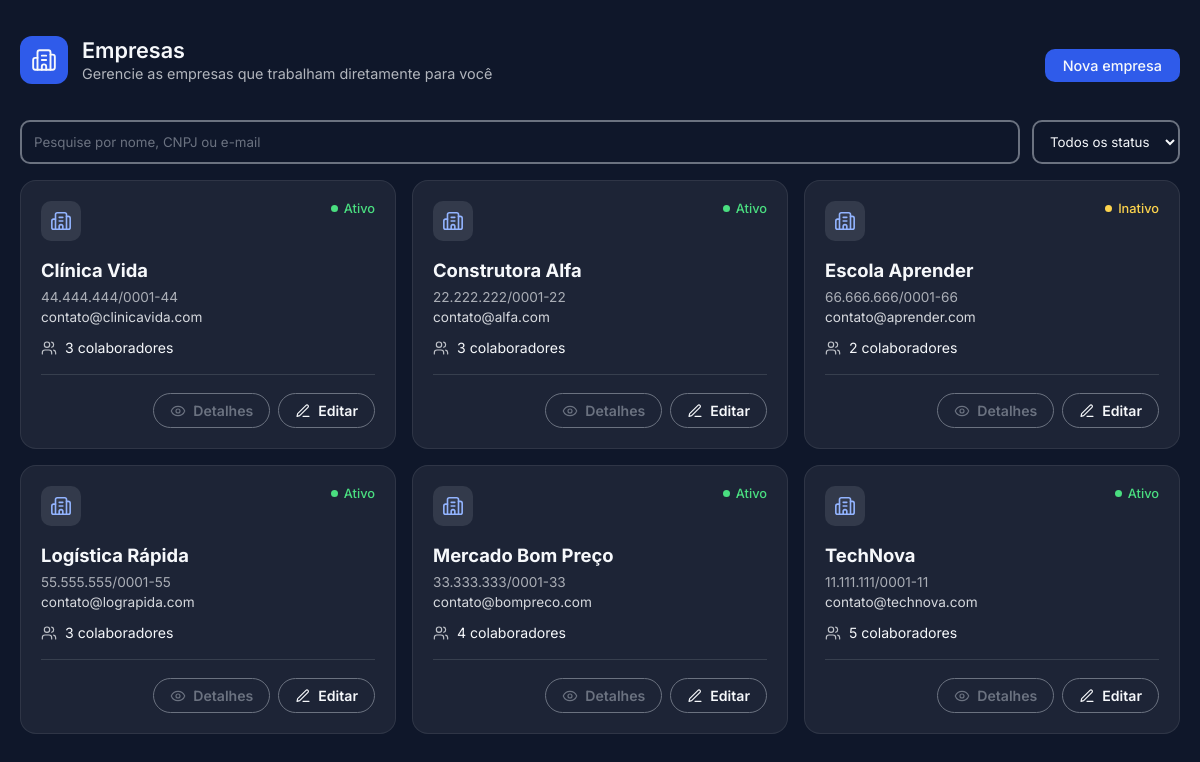
Page /pages/empresas.php (signed in) on the committed database.
### tables this page shows
CREATE TABLE empresas (
    id_empresas INT NOT NULL PRIMARY KEY AUTO_INCREMENT,
    nome_empresas VARCHAR(100) NOT NULL,
    CNPJ CHAR(14) UNIQUE NOT NULL,
    email VARCHAR(150) NOT NULL,
    telefone VARCHAR(13) NOT NULL,
    endereco VARCHAR(100) NOT NULL,
    razao_social VARCHAR(200) NOT NULL,
    id_stats int,
    FOREIGN KEY(id_stats) REFERENCES statuss(id_status)
);

### public/pages/empresas.php (the view, shortened to what this page needs)
<?php
require_once "../../src/config/conexao.php";
function e($valor)
{
    return htmlspecialchars((string)$valor, ENT_QUOTES, 'UTF-8');
}
function formatarCnpj($cnpj)
{
    $d = preg_replace('/\D/', '', (string)$cnpj);
    return strlen($d) === 14
        ? preg_replace('/(\d{2})(\d{3})(\d{3})(\d{4})(\d{2})/', '$1.$2.$3/$4-$5', $d)
        : $cnpj;
}
?>
<!DOCTYPE html>
<html lang="pt-br">
<head>
    <link rel="stylesheet" href="../assets/css/empresas.css?v=<?= filemtime(__DIR__ . '/../assets/css/empresas.css') ?>">
    <link rel="stylesheet" href="../assets/css/all.css">
</head>
<body>
    <div class="container">
        <header>
            <div class="top1">
                <div class="img">
                </div>
                <div class="text">
                    <h3>Empresas</h3>
                    <p>Gerencie as empresas que trabalham diretamente para você</p>
                </div>
            </div>
            <button type="button" id="novo">Nova empresa</button>
        </header>
        <section>
            <input placeholder="Pesquise por nome, CNPJ ou e-mail" type="search" id="ipt" aria-label="Pesquisar empresas">
            <select id="filtroStatus" aria-label="Filtrar por status">
                <option value="">Todos os status</option>
            </select>
        </section>
        <main>
            <div class="lista-empresas" id="lista">
                <?php
                $listaEmpresas = $pdo->prepare("SELECT id_empresas, nome_empresas, CNPJ, email, telefone, endereco, razao_social, id_stats, status_agora,
                    (SELECT COUNT(*) FROM colaboradores WHERE colaboradores.id_empresa = empresas.id_empresas) AS qtd_colaboradores
                    FROM empresas
                    INNER JOIN statuss ON id_status = id_stats
                    ORDER BY nome_empresas");
                $listaEmpresas->execute();
                $empresas = $listaEmpresas->fetchAll(PDO::FETCH_ASSOC);
                foreach ($empresas as $i):
                    $qtd   = (int)$i['qtd_colaboradores'];
                    $ativa = $i['status_agora'] === 'Ativo';
                ?>
                    <article class="card-empresa"
                        data-id="<?= (int)$i['id_empresas'] ?>"
                        data-nome="<?= e($i['nome_empresas']) ?>"
                        data-cnpj="<?= e($i['CNPJ']) ?>"
                        data-cnpj-fmt="<?= e(formatarCnpj($i['CNPJ'])) ?>"
                        data-email="<?= e($i['email']) ?>"
                        data-tel="<?= e($i['telefone']) ?>"
                        data-local="<?= e($i['endereco']) ?>"
                        data-rs="<?= e($i['razao_social']) ?>"
                        data-status="<?= (int)$i['id_stats'] ?>"
                        data-status-nome="<?= e($i['status_agora']) ?>"
                        data-qtd="<?= $qtd ?>"
                        data-busca="<?= e(mb_strtolower($i['nome_empresas'] . ' ' . $i['CNPJ'] . ' ' . $i['email'] . ' ' . $i['razao_social'])) ?>">
                        <div class="topo-card">
                            <div class="icone-card" aria-hidden="true">
                            </div>
                            <span class="situacao <?= $ativa ? 'ativa' : 'inativa' ?>"><?= e($i['status_agora']) ?></span>
                        </div>
                        <h4><?= e($i['nome_empresas']) ?></h4>
                        <p class="cnpj"><?= e(formatarCnpj($i['CNPJ'])) ?></p>
                        <p class="email"><?= e($i['email']) ?></p>
                        <p class="qtd-colab">
                            <svg viewBox="0 0 24 24" fill="none" stroke="currentColor" stroke-width="1.75" stroke-linecap="round" stroke-linejoin="round" aria-hidden="true">
                                <path d="M16 21v-2a4 4 0 0 0-4-4H6a4 4 0 0 0-4 4v2" />
                                <path d="M16 3.128a4 4 0 0 1 0 7.744" />
                                <path d="M22 21v-2a4 4 0 0 0-3-3.87" />
                                <circle cx="9" cy="7" r="4" />
                            </svg>
                            <?= $qtd ?> <?= $qtd === 1 ? 'colaborador' : 'colaboradores' ?>
                        </p>
                        <div class="acoes-card">
                            <button type="button" class="acao-txt btn-detalhes">
                                <svg viewBox="0 0 24 24" fill="none" stroke="currentColor" stroke-width="1.75" stroke-linecap="round" stroke-linejoin="round" aria-hidden="true">
                                    <path d="M2.062 12.348a1 1 0 0 1 0-.696 10.75 10.75 0 0 1 19.876 0 1 1 0 0 1 0 .696 10.75 10.75 0 0 1-19.876 0" />
                                    <circle cx="12" cy="12" r="3" />
                                </svg>
                                Detalhes
                            </button>
                            <button type="button" class="acao-txt editar btn-editar" data-id="<?= (int)$i['id_empresas'] ?>">
                                <svg viewBox="0 0 24 24" fill="none" stroke="currentColor" stroke-width="1.75" stroke-linecap="round" stroke-linejoin="round" aria-hidden="true">
                                    <path d="M12 20h9" />
                                    <path d="M16.5 3.5a2.121 2.121 0 0 1 3 3L7 19l-4 1 1-4Z" />
                                </svg>
                                Editar
                            </button>
                        </div>
                    </article>
                <?php endforeach; ?>
            </div>
        </main>
    </div>
</body>
</html>

### public/pages/empresas.php (style rules this page uses)
html, body { background-color: #0f172a; }

### rows in the picture
empresas: status_agora "Ativo", nome_empresas "Clínica Vida", CNPJ "44.444.444/0001-44", email "contato@clinicavida.com", qtd "3"
empresas: status_agora "Ativo", nome_empresas "Construtora Alfa", CNPJ "22.222.222/0001-22", email "contato@alfa.com", qtd "3"
empresas: status_agora "Inativo", nome_empresas "Escola Aprender", CNPJ "66.666.666/0001-66", email "contato@aprender.com", qtd "2"
empresas: status_agora "Ativo", nome_empresas "Logística Rápida", CNPJ "55.555.555/0001-55", email "contato@lograpida.com", qtd "3"
empresas: status_agora "Ativo", nome_empresas "Mercado Bom Preço", CNPJ "33.333.333/0001-33", email "contato@bompreco.com", qtd "4"
empresas: status_agora "Ativo", nome_empresas "TechNova", CNPJ "11.111.111/0001-11", email "contato@technova.com", qtd "5"
